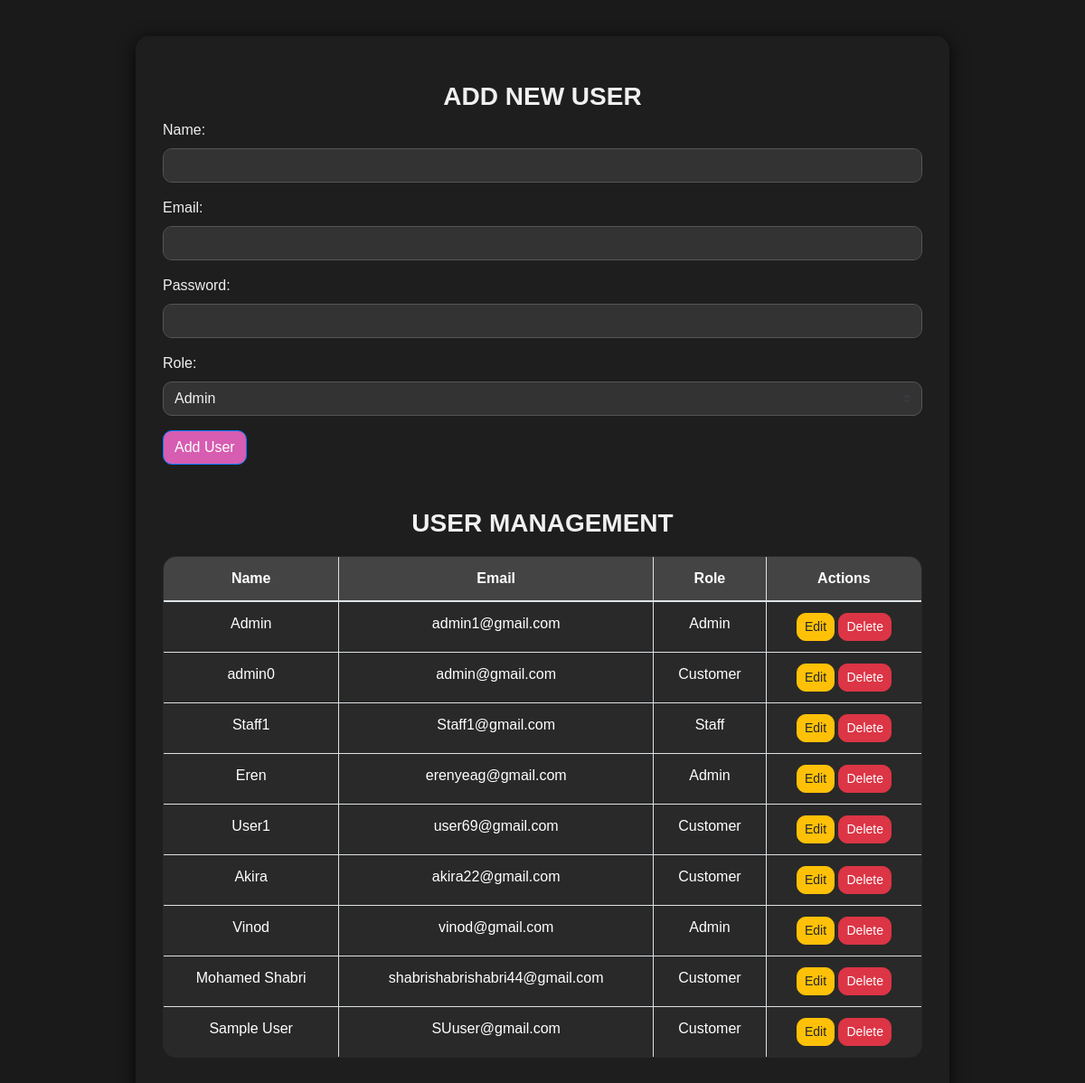
The page /user_management.php (signed in) on the database its author committed.
### tables this page shows
CREATE TABLE `users` (
  `id` int(11) NOT NULL,
  `name` varchar(100) DEFAULT NULL,
  `email` varchar(100) DEFAULT NULL,
  `address` varchar(255) NOT NULL,
  `telephone` varchar(15) NOT NULL,
  `password` varchar(255) DEFAULT NULL,
  `role` enum('admin','staff','customer') DEFAULT 'customer',
  `created_at` timestamp NOT NULL DEFAULT current_timestamp()
);

### user_management.php (the view, shortened to what this page needs)
<?php
include 'config.php';
$sql = "SELECT * FROM users";
$result = $conn->query($sql);
?>
<!DOCTYPE html>
<html lang="en">
<head>
    <link rel="stylesheet" href="https://stackpath.bootstrapcdn.com/bootstrap/4.5.2/css/bootstrap.min.css">
</head>
<body>
<div class="container">
    <h3>Add New User</h3>
    <form id="addUserForm">
        <div class="form-group">
            <label for="name">Name:</label>
            <input type="text" class="form-control" id="name" name="name" required>
        </div>
        <div class="form-group">
            <label for="email">Email:</label>
            <input type="email" class="form-control" id="email" name="email" required>
        </div>
        <div class="form-group">
            <label for="password">Password:</label>
            <input type="password" class="form-control" id="password" name="password" required>
        </div>
        <div class="form-group">
            <label for="role">Role:</label>
            <select class="custom-select" id="role" name="role" required>
                <option value="admin">Admin</option>
            </select>
        </div>
        <button type="submit" class="btn btn-primary">Add User</button>
    </form>
    <h3 class="mt-5">User Management</h3>
    <table class="table table-bordered table-hover">
        <thead>
            <tr>
                <th>Name</th>
                <th>Email</th>
                <th>Role</th>
                <th>Actions</th>
            </tr>
        </thead>
        <tbody>
            <?php while ($row = $result->fetch_assoc()): ?>
                <tr>
                    <td><?= htmlspecialchars($row['name']); ?></td>
                    <td><?= htmlspecialchars($row['email']); ?></td>
                    <td><?= ucfirst(htmlspecialchars($row['role'])); ?></td>
                    <td>
                        <button class="btn btn-sm btn-warning editUser" data-id="<?= htmlspecialchars($row['id']); ?>">Edit</button>
                        <button class="btn btn-sm btn-danger deleteUser" data-id="<?= htmlspecialchars($row['id']); ?>">Delete</button>
                    </td>
                </tr>
            <?php endwhile; ?>
        </tbody>
    </table>
</div>
</body>
</html>

### user_management.php (style rules this page uses)
body { font-family: 'Poppins', sans-serif; background-color: #1a1a1a; color: #f0f0f0; overflow-x: hidden; }
.container { max-width: 900px; margin: 40px auto; padding: 30px; background: rgba(30, 30, 30, 0.9); border-radius: 15px; box-shadow: 0 4px 20px rgba(0, 0, 0, 0.8); }
h3 { margin-top: 20px; font-weight: 700; text-align: center; text-transform: uppercase; }
.form-control, .custom-select { background-color: #333; color: #f0f0f0; border: 1px solid #555; border-radius: 10px; }
.btn-primary { background-color: #d65db1; border-radius: 10px; transition: background-color 0.3s ease, transform 0.3s ease; }
table { background-color: #292929; border-radius: 15px; margin-top: 20px; overflow: hidden; }
th, td { padding: 15px; text-align: center; transition: background-color 0.3s ease; color: #fff; }
th { background-color: #444; color: #fff; }
.btn-warning, .btn-danger { border-radius: 10px; }

### rows shown on the page
users: name "Admin", email "admin1@gmail.com", role "Admin"
users: name "admin0", email "admin@gmail.com", role "Customer"
users: name "Staff1", email "Staff1@gmail.com", role "Staff"
users: name "Eren", email "erenyeag@gmail.com", role "Admin"
users: name "User1", email "user69@gmail.com", role "Customer"
users: name "Akira", email "akira22@gmail.com", role "Customer"
users: name "Vinod", email "vinod@gmail.com", role "Admin"
users: name "Mohamed Shabri", email "shabrishabrishabri44@gmail.com", role "Customer"
users: name "Sample User", email "SUuser@gmail.com", role "Customer"
